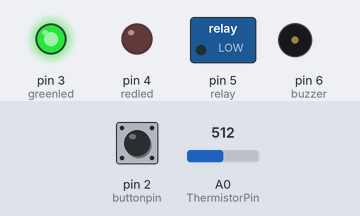
A sketch run on a simulated Arduino Uno, built with avr-gcc and run on an emulated ATmega328P. On the bench: switched loads named in the sketch (green lamp = pin HIGH), output pins drawn as LEDs (lit = HIGH), buzzer (waves = sounding, pin HIGH). Inputs (shaded band) come from the test bench; at power-on: pin 2 (buttonpin) LOW, A0 (ThermistorPin) = 512. What the sketch prints to the serial monitor is not drawn.

Above: at 1.3 s.
1.4 s: pin 2 (buttonpin) pulled HIGH for 0.6 s
At 1.55 s:
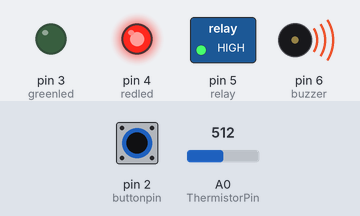
At 2.5 s:
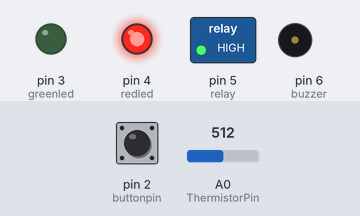
Timing chart, 0 to 4.4 s (numbered marks = the images above; inputs shaded):
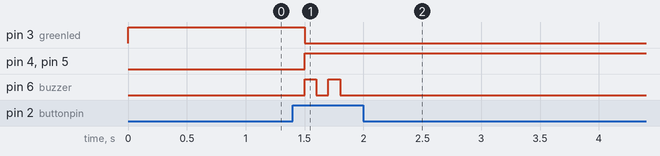

Measured:
- after the input at 1.4 s, pin 3 (greenled): HIGH → LOW after 0.10 s; pin 4 (redled), pin 5 (relay): LOW → HIGH after 0.10 s; pin 6 (buzzer): alternates HIGH for 0.10 s and LOW for 0.10 s, 4 changes in all, then stays LOW, starting after 0.10 s

The sketch:

coffee_machine1.ino
```cpp
const int buttonpin = 2;
int greenled = 3;
int redled = 4;
int buzzer = 6;
int relay = 5;
int i;
int ThermistorPin = A0;
void setup() {
  pinMode(buttonpin, INPUT);
  pinMode(greenled, OUTPUT);
  pinMode(redled, OUTPUT);
  pinMode(buzzer, OUTPUT);
  pinMode(relay, OUTPUT);
  Serial.begin(9600);
}


void turn_on(){
  digitalWrite(greenled, LOW);
  digitalWrite(redled, HIGH);
  digitalWrite(relay, HIGH);
  for(i=0; i<=1; i++){
    digitalWrite(buzzer, HIGH);
    delay(100);
    digitalWrite(buzzer, LOW);
    delay(100);
  }
}


void time850s(){
  delay(85000);
  //delay(1000);
}


void sensor(){
  int Vo = analogRead(ThermistorPin);
  Vo/=10;
  if (Vo>=100){
    digitalWrite(greenled, HIGH);
  digitalWrite(redled, LOW);
  digitalWrite(relay, LOW);
  for(i=0; i<=5; i++){
    digitalWrite(buzzer, HIGH);
    delay(800);
    digitalWrite(buzzer, LOW);
    delay(300);
  }
  }
}


void turn_off(){
  digitalWrite(greenled, HIGH);
  digitalWrite(redled, LOW);
  digitalWrite(relay, LOW);
  for(i=0; i<=5; i++){
    digitalWrite(buzzer, HIGH);
    delay(800);
    digitalWrite(buzzer, LOW);
    delay(300);
  }
}


void loop() {
int val = digitalRead(buttonpin);
if(val == HIGH){
//turn_on();
digitalWrite(greenled, LOW);
  digitalWrite(redled, HIGH);
  digitalWrite(relay, HIGH);
  for(i=0; i<=1; i++){
    digitalWrite(buzzer, HIGH);
    delay(100);
    digitalWrite(buzzer, LOW);
    delay(100);
  }
  delay(5000);
  //sensor();
 int Vo = analogRead(ThermistorPin);
  Vo/=10;
   Serial.println(Vo);
  while(Vo<103){
    Vo = analogRead(ThermistorPin);
    Vo/=10;
    Serial.println(Vo);
    delay(500);
    digitalWrite(redled, HIGH);
  }
  if (Vo>=100){
    //turn_off();
    digitalWrite(greenled, HIGH);
  digitalWrite(redled, LOW);
  digitalWrite(relay, LOW);
  for(i=0; i<=5; i++){
    digitalWrite(buzzer, HIGH);
    delay(800);
    digitalWrite(buzzer, LOW);
    delay(300);
  }
  }
//time850s();
}
else
  digitalWrite(greenled, HIGH);
  int Vo = analogRead(ThermistorPin);
  Vo/=10;
   Serial.println(Vo);
   delay(500);
}
```
